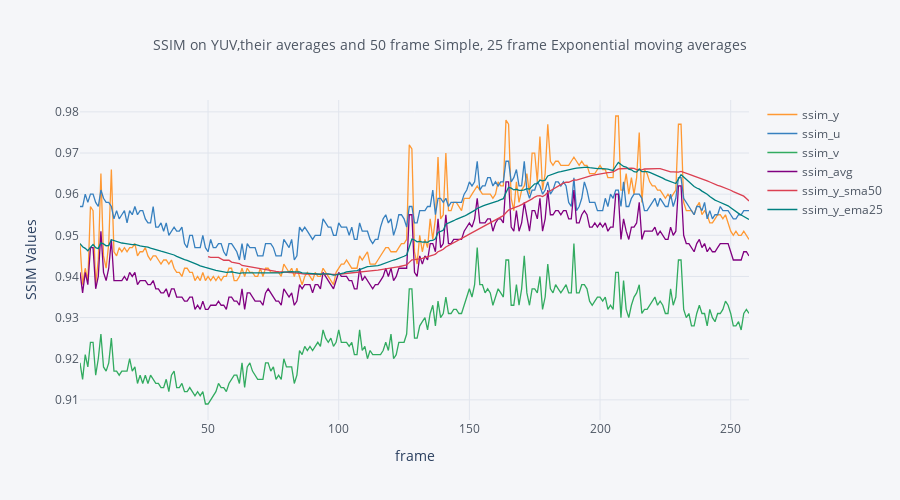

The notebook cell this image was saved under:
### Code cell
fig = df.iplot(title="SSIM on YUV,their averages and 50 frame Simple, 25 frame Exponential moving averages", asFigure=True)
fig.update_layout(title_font=dict(size=14),
                  xaxis_title="frame",
                  yaxis_title="SSIM Values",
                  width=900, height=500, title_x=0.5)

### Figure 1 — Plotly figure (JSON) as saved in the notebook; plotly's stock layout.template omitted (floating-point values rounded to 4 significant figures; data arrays with more than 128 entries replaced by an {"elided": "..."} marker saying what was removed)
{"data": [{"line": {"color": "rgba(255, 153, 51, 1.0)", "dash": "solid", "shape": "linear", "width": 1.3}, "mode": "lines", "name": "ssim_y", "text": "", "type": "scatter", "x": {"elided": "257 int values"}, "y": {"elided": "257 float values"}}, {"line": {"color": "rgba(55, 128, 191, 1.0)", "dash": "solid", "shape": "linear", "width": 1.3}, "mode": "lines", "name": "ssim_u", "text": "", "type": "scatter", "x": {"elided": "257 int values"}, "y": {"elided": "257 float values"}}, {"line": {"color": "rgba(50, 171, 96, 1.0)", "dash": "solid", "shape": "linear", "width": 1.3}, "mode": "lines", "name": "ssim_v", "text": "", "type": "scatter", "x": {"elided": "257 int values"}, "y": {"elided": "257 float values"}}, {"line": {"color": "rgba(128, 0, 128, 1.0)", "dash": "solid", "shape": "linear", "width": 1.3}, "mode": "lines", "name": "ssim_avg", "text": "", "type": "scatter", "x": {"elided": "257 int values"}, "y": {"elided": "257 float values"}}, {"line": {"color": "rgba(219, 64, 82, 1.0)", "dash": "solid", "shape": "linear", "width": 1.3}, "mode": "lines", "name": "ssim_y_sma50", "text": "", "type": "scatter", "x": {"elided": "257 int values"}, "y": {"elided": "257 mixed values"}}, {"line": {"color": "rgba(0, 128, 128, 1.0)", "dash": "solid", "shape": "linear", "width": 1.3}, "mode": "lines", "name": "ssim_y_ema25", "text": "", "type": "scatter", "x": {"elided": "257 int values"}, "y": {"elided": "257 float values"}}], "layout": {"height": 500, "legend": {"bgcolor": "#F5F6F9", "font": {"color": "#4D5663"}}, "paper_bgcolor": "#F5F6F9", "plot_bgcolor": "#F5F6F9", "title": {"font": {"color": "#4D5663", "size": 14}, "text": "SSIM on YUV,their averages and 50 frame Simple, 25 frame Exponential moving averages", "x": 0.5}, "width": 900, "xaxis": {"autorange": true, "gridcolor": "#E1E5ED", "range": [1, 257], "showgrid": true, "tickfont": {"color": "#4D5663"}, "title": {"text": "frame"}, "type": "linear", "zerolinecolor": "#E1E5ED"}, "yaxis": {"autorange": true, "gridcolor": "#E1E5ED", "range": [0.9051, 0.9829], "showgrid": true, "tickfont": {"color": "#4D5663"}, "title": {"text": "SSIM Values"}, "type": "linear", "zerolinecolor": "#E1E5ED"}}}
